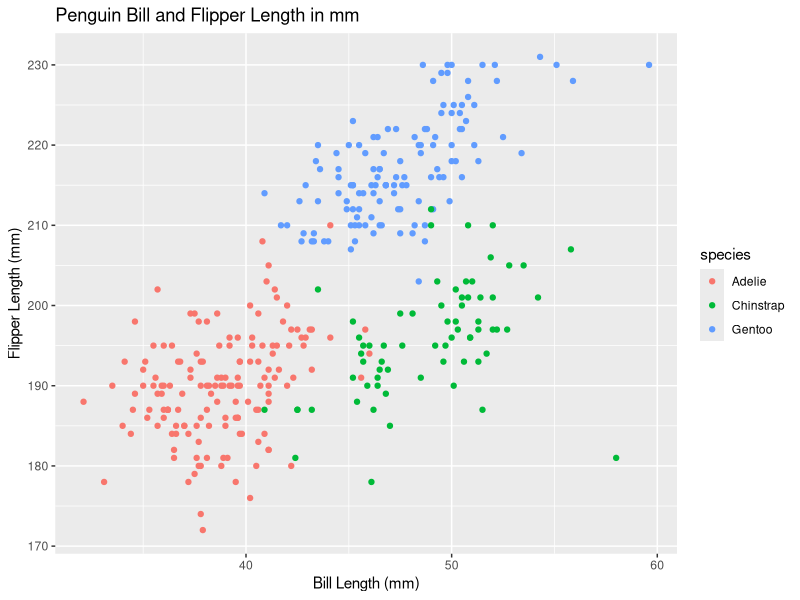

Reproduce this figure in R.
## ---- chunk 1
library(tidyverse)
## ---- chunk 2
prob1_df =
  tibble(
    samp=rnorm(10),
    samp_gt_0 = samp > 0,
    char_vec = c("a","b","c","d","e","f","g","h","i","j"),
    factor_vec = factor (c("low","low","low","mod", "mod","mod", "mod", "high","high","high"))
  )
## ---- chunk 3
    mean(pull(prob1_df, samp))
    mean(pull(prob1_df, samp_gt_0))
    mean(pull(prob1_df, char_vec))
    mean(pull(prob1_df, factor_vec))
## ---- chunk 4
    as.numeric(pull(prob1_df,samp_gt_0))
    as.numeric(pull(prob1_df,char_vec))
    as.numeric(pull(prob1_df,factor_vec))
## ---- chunk 5
    as.numeric(pull(prob1_df,samp_gt_0))*pull(prob1_df,samp)
    as.factor(pull(prob1_df,samp_gt_0))*pull(prob1_df,samp)
    as.numeric(as.factor(pull(prob1_df,samp_gt_0)))*pull(prob1_df,samp)
## ---- chunk 6
data("penguins", package = "palmerpenguins")
## ---- chunk 7
mean(as.numeric
     (pull(penguins,
      flipper_length_mm)), 
        na.rm = TRUE)

mean(as.numeric
     (pull(penguins,
      bill_length_mm)),
        na.rm = TRUE)

mean(as.numeric
     (pull(penguins,
       bill_depth_mm)),
        na.rm = TRUE)

mean(as.numeric
     (pull(penguins,
          body_mass_g)),
            na.rm = TRUE)
## ---- chunk 8

## ---- chunk 9
ggplot(penguins, aes(bill_length_mm, flipper_length_mm)) + geom_point(aes(colour = species)) + ggtitle("Penguin Bill and Flipper Length in mm") + labs (y = "Flipper Length (mm)", x = "Bill Length (mm)")
